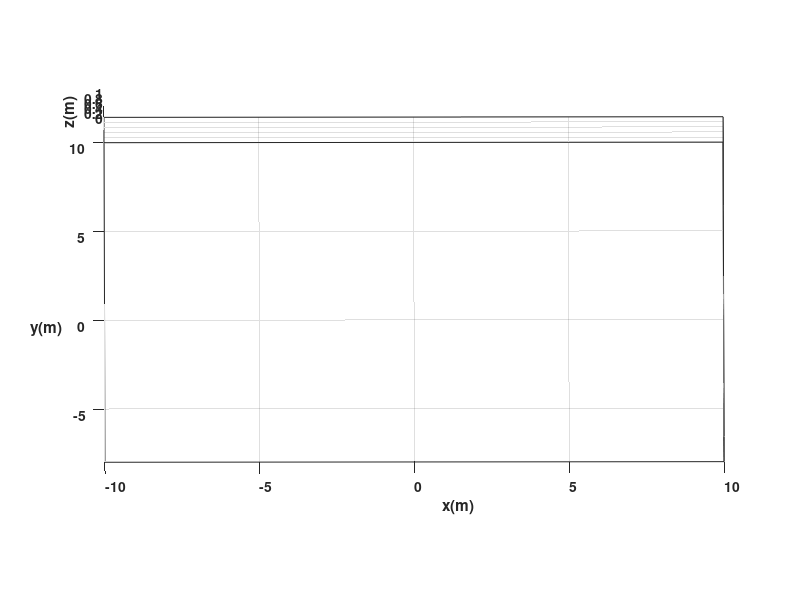

Reproduce this figure in MATLAB. (Note: this script raises an error after producing the figure.)
%Limpieza de pantalla
clear all
close all
clc

%1 TIEMPO %%%%%%%%%%%%%%%%%%%%%%%%%%%%%%%%%%%%%%%%%%%%%%%%%%%%%%%%
tf=80;             % Tiempo de simulación en segundos (s)
ts=0.1;            % Tiempo de muestreo en segundos (s)
t=0:ts:tf;         % Vector de tiempo
N= length(t);      % Muestras

%2 INTERPOLACIÓN DE TRAYECTORIA %%%%%%%%%%%%%%%%%%%%%%%%%%%%%%%%%%%%%%%%%%%%
Puntos = [
    -3.14,  1.74; -2.50,  2.00; -1.71,  1.79; -1.50,  1.22; -1.52,  0.89; 
    -1.48,  0.57; -1.75,  0.56; -1.93,  0.80; -2.42,  0.89; -2.95,  1.29; 
    -1.39,  0.58; -1.18,  0.11; -1.45, -0.58; -1.68, -1.12; -1.63, -1.62; 
    -1.15, -2.42; -0.98, -2.17; -0.52, -2.27; -0.01, -2.35;  0.50, -2.29; 
     1.02, -2.18;  1.27, -2.43;  1.68, -1.64;  1.75, -1.05;  1.50, -0.50; 
     1.32,  0.12;  1.56,  0.66;  1.77,  1.16;  1.86,  1.58;  2.30,  1.95; 
     2.93,  2.03;  3.65,  1.79;  3.25,  1.27;  2.69,  0.94;  2.16,  0.89; 
     2.13,  0.59;  1.78,  0.60;  1.14, -2.48;  0.80, -2.60;  0.54, -2.84; 
     0.42, -3.14;  0.32, -3.52;  0.14, -3.69; -0.08, -3.65; -0.22, -3.43; 
    -0.29, -3.11; -0.45, -2.76; -0.69, -2.59; -0.99, -2.55;  0.10, -3.97; 
     0.19, -4.39;  0.59, -4.53;  1.09, -4.74;  1.60, -4.80; -0.07, -4.39; 
    -0.59, -4.63; -1.09, -4.85; -1.69, -4.99; -2.18, -4.71; -2.48, -3.92; 
    -2.71, -3.31; -2.85, -2.42; -3.68, -2.00; -4.35, -1.39; -4.70, -0.68; 
    -4.93,  0.19; -1.44, -5.30; -0.53, -5.75;  0.52, -5.71;  1.55, -5.26; 
     2.31, -4.57;  2.74, -3.74;  3.00, -3.00;  2.95, -2.15;  3.85, -1.76; 
     4.68, -1.47;  4.51, -1.76;  5.17, -0.84;  5.46, -0.03; 
     5.61,  1.01;  5.61,  1.99;  5.81,  2.77;  6.28,  3.49;  5.84,  4.26; 
     6.55,  4.49;  6.88,  5.30;  7.01,  6.33;  6.60,  7.11;  5.87,  7.40; 
     4.97,  7.18;  4.06,  6.66;  3.32,  5.99;  2.87,  6.20;  1.77,  6.73; 
     0.79,  6.90; -0.41,  6.88; -1.48,  6.63; -2.32,  6.17; -3.17,  5.96; 
    -3.73,  6.43; -4.35,  6.85; -4.98,  7.22; -5.82,  7.18; -6.35,  6.62; 
    -6.52,  5.79; -6.29,  5.02; -5.97,  4.33; -5.35,  4.15; -5.74,  3.35; 
    -5.23,  2.70; -5.12,  1.87; -4.97,  0.73
];

s = linspace(0, 1, size(Puntos, 1));
ss = linspace(0, 1, N);
hx_ref = interp1(s, Puntos(:,1), ss, 'linear');
hy_ref = interp1(s, Puntos(:,2), ss, 'linear');

%2 CONDICIONES INICIALES %%%%%%%%%%%%%%%%%%%%%%%%%%%%%%%%%%%%%%%%%

x1 = zeros(1, N+1); 
y1 = zeros(1, N+1); 
phi = zeros(1, N+1);
u = zeros(1, N);
w = zeros(1, N);

x1(1) = Puntos(1,1);    % Iniciamos en el punto A
y1(1) = Puntos(1,2);
phi(1) = atan2(hy_ref(2)-hy_ref(1), hx_ref(2)-hx_ref(1)); % Orientación inicial hacia el punto B

%4 BUCLE DE SIMULACION %%%%%%%%%%%%%%%%%%%%%%%%%%%%%%%%

for k = 1:N-1
    % Derivadas para obtener velocidades deseadas
    dx = (hx_ref(k+1) - hx_ref(k))/ts;
    dy = (hy_ref(k+1) - hy_ref(k))/ts;
    
    u(k) = sqrt(dx^2 + dy^2); % Velocidad lineal
    
    % Calculamos la orientación deseada
    phi_d = atan2(dy, dx);
    
    % Velocidad angular 
    w(k) = atan2(sin(phi_d - phi(k)), cos(phi_d - phi(k)))/ts;
    
    % Actualizamos la orientación para el siguiente paso del cálculo
    phi(k+1) = phi(k) + w(k)*ts;
end

phi = zeros(1, N+1);
phi(1) = atan2(hy_ref(2)-hy_ref(1), hx_ref(2)-hx_ref(1));

for k=1:N 
    phi(k+1) = phi(k) + w(k)*ts; 
    xp1 = u(k)*cos(phi(k+1)); 
    yp1 = u(k)*sin(phi(k+1));
    x1(k+1) = x1(k) + xp1*ts;
    y1(k+1) = y1(k) + yp1*ts;
end

%%%%%%%%%%%%%%%%%%%%%%%%%%%%% SIMULACION VIRTUAL 3D %%%%%%%%%%%%%%%%%%%%%%%%%%%%

% a) Configuracion de escena

scene=figure;  % Crear figura (Escena)
set(scene,'Color','white'); % Color del fondo de la escena
set(gca,'FontWeight','bold') ;% Negrilla en los ejes y etiquetas
sizeScreen=get(0,'ScreenSize'); % Retorna el tamaño de la pantalla del computador
set(scene,'position',sizeScreen); % Configurar tamaño de la figura
camlight('headlight'); % Luz para la escena
axis equal; % Establece la relación de aspecto para que las unidades de datos sean las mismas en todas las direcciones.
grid on; % Mostrar líneas de cuadrícula en los ejes
box on; % Mostrar contorno de ejes
xlabel('x(m)'); ylabel('y(m)'); zlabel('z(m)'); % Etiqueta de los eje

view([-0.1 35]); % Orientacion de la figura
axis([-10 10 -8 10 0 1]); % Ingresar limites minimos y maximos en los ejes x y z [minX maxX minY maxY minZ maxZ]

% b) Graficar robots en la posicion inicial
scale = 2;
MobileRobot_5;

% c) Graficar Trayectorias
H1 = MobilePlot_4(x1(1), y1(1), phi(1), scale); hold on;
H3 = plot3(hx_ref, hy_ref, zeros(1, length(hx_ref)), 'g', 'lineWidth', 1.5);
H2 = plot3(x1(1), y1(1), 0, 'r', 'lineWidth', 2);

% d) Bucle de simulacion de movimiento del robot
step=10; % pasos para simulacion
for k=1:step:N
    
    delete(H1);

    H1 = MobilePlot_4(x1(k), y1(k), phi(k), scale);
    set(H2, 'XData', x1(1:k), 'YData', y1(1:k), 'ZData', zeros(1,k));

    drawnow limitrate;
end

%%%%%%%%%%%%%%%%%%%%%%%%%%%%% Graficas %%%%%%%%%%%%%%%%%%%%%%%%%%%%
graph=figure;  % Crear figura (Escena)
set(graph,'position',sizeScreen); % Congigurar tamaño de la figura
subplot(311)
plot(t,u,'b','LineWidth',2),grid('on'),xlabel('Tiempo [s]'),ylabel('m/s'),legend('Velocidad Lineal (v)');
subplot(312)
plot(t,w,'g','LineWidth',2),grid('on'),xlabel('Tiempo [s]'),ylabel('[rad/s]'),legend('Velocidad Angular (w)');
subplot(313)
dist_error = sqrt((hx_ref - x1(1:N)).^2 + (hy_ref - y1(1:N)).^2);
plot(t, dist_error, 'r','LineWidth',2),grid('on'),xlabel('Tiempo [s]'),ylabel('[metros]'),legend('Error de posición (m)');
